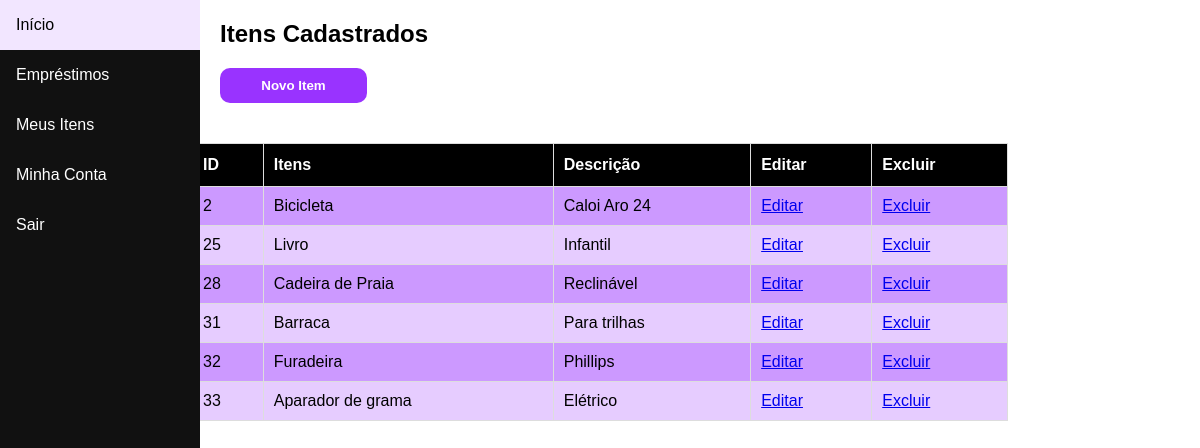
Page /listaitens.php (signed in) on the committed database.
### tables this page shows
CREATE TABLE `itens` (
  `id` int(11) NOT NULL,
  `nome` varchar(100) NOT NULL,
  `descricao` varchar(100) NOT NULL
);

### listaitens.php (the view, shortened to what this page needs)
<?php
  include "includes/topolista.php";
?>
  <?php
    include "includes/menu.php";
    ?>
</body>
  <body>
    <div class="content">
      <h2>Itens Cadastrados</h2>
        <form action="cadastroitens.php" method="post">
          <input type="submit" value="Novo Item">
        </form>
    </div>
      <table id="customers">
      <tr>
        <th>ID</th>
        <th>Itens</th>
        <th>Descrição</th>
        <th>Editar</th>
        <th>Excluir</th>
      </tr>
      <?php
          include "includes/conecta.php";
        $sql = "SELECT id, nome, descricao FROM itens";
        $res = mysqli_query($conn, $sql);
        WHILE($row = mysqli_fetch_assoc($res)) {
          echo "<tr>
                  <td>" . $row['id'] . "</td>
                  <td>" . $row['nome'] . "</td>
                  <td>" . $row['descricao'] . "</td>
                  <td><a href='cadastroitens.php?id=". $row['id'] . "'>Editar</a></td>
                  <td><a href='exclusaoitens.php?id=". $row['id'] . "'>Excluir</a></td>
                </tr>";
        }
      ?>
    </table>
  </body>
</html>

### css/lista.css (style rules this page uses)
* { box-sizing: border-box; }
body { margin: 0; font-family: Arial, Helvetica, sans-serif; }
.content { margin-left: 200px; padding-left: 20px; }
#customers { font-family: Arial, Helvetica, sans-serif; border-collapse: collapse; width: 68%; margin: auto; margin-top: 40px; }
#customers td, #customers th { border: 1px solid #ddd; padding: 10px; }
#customers tr:nth-child(even) { background-color: #cc99ff; }
#customers tr { background-color: #e6ccff; }
#customers th { padding-top: 12px; padding-bottom: 12px; text-align: left; background-color: black; color: white; }
input[type=submit] { width: 15%; background-color: #9933ff; color: white; padding: 10px 18px; margin: auto; border: none; border-radius: 10px; cursor: pointer; font-weight: bold; }

### rows in the picture
itens: id "2", nome "Bicicleta", descricao "Caloi Aro 24"
itens: id "25", nome "Livro", descricao "Infantil"
itens: id "28", nome "Cadeira de Praia", descricao "Reclinável"
itens: id "31", nome "Barraca", descricao "Para trilhas"
itens: id "32", nome "Furadeira", descricao "Phillips"
itens: id "33", nome "Aparador de grama", descricao "Elétrico"
